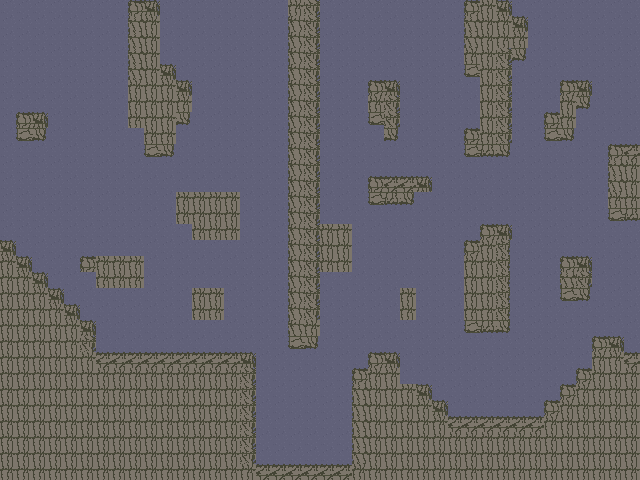

A 2D game scene composited from a Tiled map and its tileset images. What follows is a short description and the map's XML, with each tile layer's data collapsed to a summary:
An orthogonal 40x30 tile map with 16x16 px tiles, 2 tile layers (Background, Bricks), 2 tilesets and 18 objects (Monster).

<map version="1.0" orientation="orthogonal" renderorder="right-down" width="40" height="30" tilewidth="16" tileheight="16" nextobjectid="69">
 <tileset firstgid="1" name="tiles" tilewidth="16" tileheight="16" spacing="1" tilecount="324" columns="18">
  <image source="../images/tiles.png" width="320" height="320" />
 </tileset>
 <tileset firstgid="325" name="tiles" tilewidth="16" tileheight="16" spacing="1" tilecount="324" columns="18">
  <image source="../images/tiles.png" width="320" height="320" />
 </tileset>
 <layer name="Background" width="40" height="30">
  <data>[1200 cells, 1200 non-empty, 1 distinct tile ids]</data>
 </layer>
 <layer name="Bricks" width="40" height="30">
  <data>[1200 cells, 462 non-empty, 11 distinct tile ids]</data>
 </layer>
 <objectgroup name="Monster">
  <object id="46" name="Monster" x="288" y="416" width="48" height="48">
   <properties>
    <property name="food" type="int" value="50" />
   </properties>
  </object>
 </objectgroup>
 <objectgroup name="Player" visible="0">
  <properties>
   <property name="fleet" type="int" value="5" />
  </properties>
 </objectgroup>
 <objectgroup name="Food">
  <properties>
   <property name="amount" type="int" value="70" />
  </properties>
  <object id="48" x="128" y="80" width="64" height="48" />
  <object id="49" x="96" y="256" width="48" height="32" />
  <object id="50" x="16" y="112" width="32" height="32" />
  <object id="54" x="112" y="352" width="128" height="16" />
  <object id="55" x="400" y="288" width="16" height="32" />
  <object id="56" x="448" y="416" width="96" height="32" />
  <object id="57" x="560" y="256" width="32" height="48" />
  <object id="58" x="464" y="240" width="48" height="96" />
  <object id="59" x="608" y="144" width="32" height="80" />
  <object id="60" x="192" y="288" width="32" height="32" />
  <object id="61" x="192" y="192" width="48" height="48" />
  <object id="62" x="320" y="224" width="32" height="48" />
  <object id="63" x="544" y="112" width="32" height="32" />
  <object id="64" x="560" y="80" width="32" height="32" />
  <object id="65" x="480" y="80" width="32" height="80" />
  <object id="66" x="368" y="80" width="32" height="48" />
  <object id="67" x="368" y="176" width="48" height="32" />
 </objectgroup>
</map>
